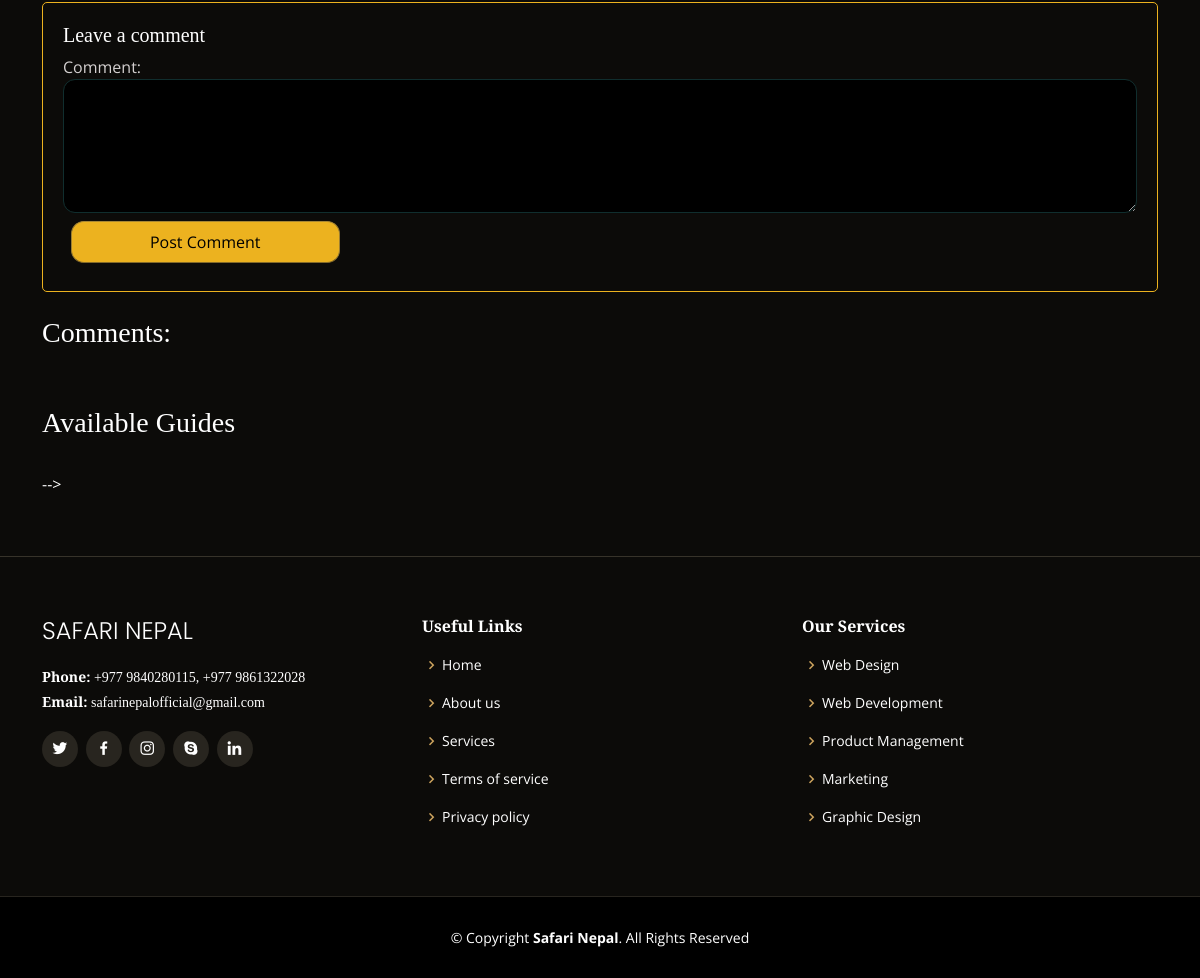
Before: /mainpage/4/ (signed in, lower part) with the older database file.
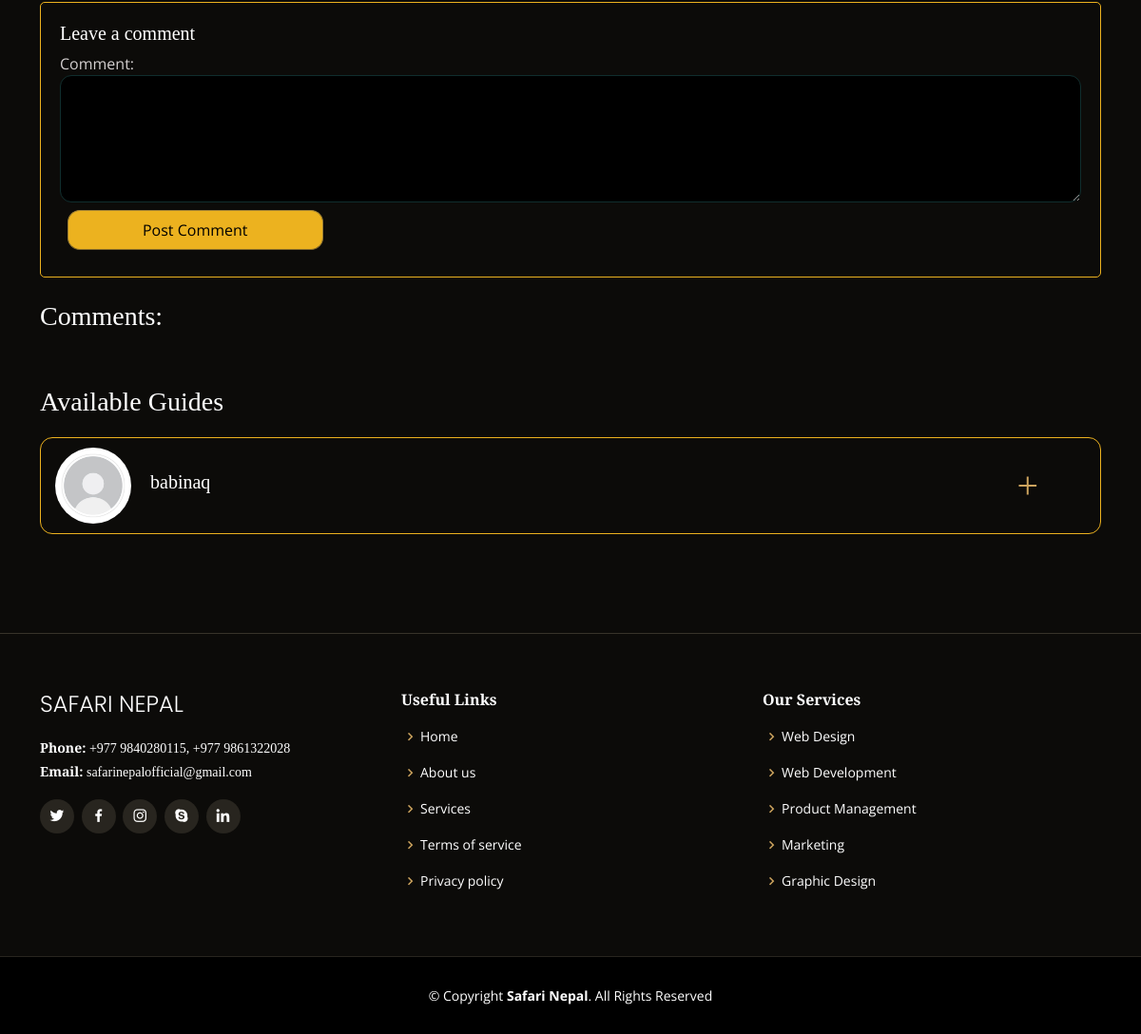
After: the same page with the newer database file.
### registration/models.py (models this page shows, shortened)
class Profile(models.Model):
    middle_name= models.CharField(max_length=20,null=True,blank=True)
    sex=models.CharField(max_length=10,choices=[('MALE','MALE'),('FEMALE','FEMALE')])
    age=models.IntegerField(null=False,blank=False)
    phone_number=models.CharField(max_length=15, blank=False, null = False)
    nationality=models.CharField(max_length=20,null=False,blank=False)
    user= models.OneToOneField(User,on_delete=models.CASCADE)
    profile_pic=models.ImageField(default = 'defaultpp.jpg', upload_to=content_file_name)
    place = models.ForeignKey(Places, on_delete=models.CASCADE, null=True, blank=True)
    is_guide=models.BooleanField(default=False)

### destination/views.py (the view, shortened to what this page needs)
# urls.py: path('<int:pk>/', views.placedetailview, name='placeview'),
@login_required
def placedetailview(request,pk):
    place=get_object_or_404(Places,id=pk)
    guide= Profile.objects.filter( place=pk)
    comment = request.POST.get('msg')
    if comment== None or len(comment)==0:
        data=Places.objects.get(id=pk)
        return render(request,'destination/place_view.html',{'data':data , 'guides':guide})

### destination/templates/destination/place_view.html (shortened to what this page needs)
{% extends "main.html" %}
{% block content %}
<section class="mycontainer">
  <div class="container commentcontainer" data-aos="fade-up">
    <div class="row">
      <div class=" col-12 mt-4">
        <form id="align-form" method="POST" class="commentform">
          <div class="form-group">
            <h4>Leave a comment</h4> <label for="message">Comment:</label> <textarea name="msg" id="msg" cols="30"
              rows="5" class="form-control"></textarea>
          </div>
          <div class="form-group "> <button type="submit" id="post" class="btn">Post Comment</button> </div>
        </form>
      </div>
      <div class="col-12 pb-4 pt-4">
        <h3>Comments:</h3>
      </div>
    </div>
    <div class="col-12 pb-4 pt-4">
      <h3>Available Guides</h3>
      </div> -->
      {% for guide in guides %}
      <div class="guideRow">
        <div class="guideTitle">
          <div class="guideImage">
            <img src="{{ guide.profile_pic.url }}" alt="" class="rounded-circle" width="80" height="80">
          </div>
          <div class="guideHeading">
            <h4>{{ guide.user.username }}</h4>
          </div>
        </div>
      </div>
      {% endfor %}
    </div>
</section>
{% endblock %}

### main/templates/main.html (shortened to what this page needs)
{% load static %}
<!DOCTYPE html>
<html lang="en">
    <head>
         <link rel="stylesheet" href="https://cdnjs.cloudflare.com/ajax/libs/font-awesome/4.7.0/css/font-awesome.min.css">
        <link href="{% static 'assets/vendor/animate.css/animate.min.css' %}" rel="stylesheet">
        <link href="{% static 'assets/vendor/aos/aos.css' %}" rel="stylesheet">
        <link href="{% static 'assets/vendor/bootstrap/css/bootstrap.min.css' %}" rel="stylesheet">
        <link href="{% static 'assets/vendor/bootstrap-icons/bootstrap-icons.css' %}" rel="stylesheet">
        <link href="{% static 'assets/vendor/boxicons/css/boxicons.min.css' %}" rel="stylesheet">
        <link href="{% static 'assets/vendor/glightbox/css/glightbox.min.css' %}" rel="stylesheet">
        <link href="{% static 'assets/vendor/swiper/swiper-bundle.min.css' %}" rel="stylesheet">
        <link href="{% static 'assets/css/style.css' %}" rel="stylesheet">
    </head>
    <body>
{% block content %}{% endblock content %}
<footer id="footer">
  <div class="footer-top">
    <div class="container">
      <div class="row">
        <div class="col-lg-4 col-md-6">
          <div class="footer-info">
            <h3>Safari Nepal</h3>
            <p>
              <strong>Phone:</strong> +977 9840280115, +977 9861322028<br>
              <strong>Email:</strong> safarinepalofficial@gmail.com<br>
            </p>
            <div class="social-links mt-3">
              <a href="#" class="twitter"><i class="bx bxl-twitter"></i></a>
              <a href="#" class="facebook"><i class="bx bxl-facebook"></i></a>
              <a href="#" class="instagram"><i class="bx bxl-instagram"></i></a>
              <a href="#" class="google-plus"><i class="bx bxl-skype"></i></a>
              <a href="#" class="linkedin"><i class="bx bxl-linkedin"></i></a>
            </div>
          </div>
        </div>
        <div class="col-lg-4 col-md-6 footer-links">
          <h4>Useful Links</h4>
          <ul>
            <li><i class="bx bx-chevron-right"></i> <a href="{% url 'placelist' %}">Home</a></li>
            <li><i class="bx bx-chevron-right"></i> <a href="#">About us</a></li>
            <li><i class="bx bx-chevron-right"></i> <a href="#">Services</a></li>
            <li><i class="bx bx-chevron-right"></i> <a href="#">Terms of service</a></li>
            <li><i class="bx bx-chevron-right"></i> <a href="#">Privacy policy</a></li>
          </ul>
        </div>
        <div class="col-lg-4 col-md-6 footer-links">
          <h4>Our Services</h4>
          <ul>
            <li><i class="bx bx-chevron-right"></i> <a href="#">Web Design</a></li>
            <li><i class="bx bx-chevron-right"></i> <a href="#">Web Development</a></li>
            <li><i class="bx bx-chevron-right"></i> <a href="#">Product Management</a></li>
            <li><i class="bx bx-chevron-right"></i> <a href="#">Marketing</a></li>
            <li><i class="bx bx-chevron-right"></i> <a href="#">Graphic Design</a></li>
          </ul>
        </div>
      </div>
    </div>
  </div>
  <div class="container">
    <div class="copyright">
      &copy; Copyright <strong><span>Safari Nepal</span></strong>. All Rights Reserved
    </div>
  </div>
</footer>
</body>
</html>

### static/assets/css/style.css (style rules this page uses)
body { font-family: "Open Sans", sans-serif; background: #0c0b09; color: #fff; }
a { color: #cda45e; text-decoration: none; }
h1, h2, h3, h4, h5, h6 { font-family: "Playfair Display", serif; }
section { padding: 60px 0; overflow: hidden; }
#footer { background: black; padding: 0 0 30px 0; color: #fff; font-size: 14px; }
#footer .footer-top { background: #0c0b09; border-top: 1px solid #37332a; border-bottom: 1px solid #28251f; padding: 60px 0 30px 0; }
#footer .footer-top .footer-info { margin-bottom: 30px; }
#footer .footer-top .footer-info h3 { font-size: 24px; margin: 0 0 20px 0; padding: 2px 0 2px 0; line-height: 1; font-weight: 300; text-transform: uppercase; font-family: "Poppins", sans-serif; }
#footer .footer-top .footer-info p { font-size: 14px; line-height: 24px; margin-bottom: 0; font-family: "Playfair Display", serif; color: #fff; }
#footer .footer-top .social-links a { font-size: 18px; display: inline-block; background: #28251f; color: #fff; line-height: 1; padding: 8px 0; margin-right: 4px; border-radius: 50%; text-align: center; width: 36px; height: 36px; transition: 0.3s; }
#footer .footer-top h4 { font-size: 16px; font-weight: 600; color: #fff; position: relative; padding-bottom: 12px; }
#footer .footer-top .footer-links { margin-bottom: 30px; }
#footer .footer-top .footer-links ul { list-style: none; padding: 0; margin: 0; }
#footer .footer-top .footer-links ul i { padding-right: 2px; color: #cda45e; font-size: 18px; line-height: 1; }
#footer .footer-top .footer-links ul li { padding: 10px 0; display: flex; align-items: center; }
#footer .footer-top .footer-links ul li:first-child { padding-top: 0; }
#footer .footer-top .footer-links ul a { color: #fff; transition: 0.3s; display: inline-block; line-height: 1; }
#footer .copyright { text-align: center; padding-top: 30px; }

### destination/templates/destination/place_view.html (style rules this page uses)
.commentcontainer { padding-top: 20px; }
.mycontainer { padding-top: 50px; }
#post { margin: 8px; padding: 8px; text-align: center; background-color: #ecb21f; border-color: #a88734 #9c7e31 #846a29; color: black; border-width: 1px; border-style: solid; border-radius: 13px; width: 25%; }
h4 { color: white; font-size: 20px; }
label { color: rgb(212, 208, 208) }
#align-form { margin-top: 20px }
.form-group input, .form-group textarea { background-color: black; border: 1px solid rgba(16, 46, 46, 1); border-radius: 12px; color: rgb(168, 167, 167); }
.commentform { border: 1px solid #ecb21f; border-radius: 5px; padding: 20px }
.guideRow { display: flex; flex-direction: column; border: 1px solid #ecb21f; border-radius: 13px; margin: 20px 0 20px 0; padding: 10px 15px; cursor: pointer; }
.guideTitle { display: flex; position: relative; ; }
.guideHeading { width: 100%; margin: 0 20px; display: flex; text-align: center; align-items: center; }
.guideHeading h4::before { content: '+'; position: absolute; color: #cda45e; top: 50%; right: 50px; font-size: 40px; transform: translateY(-50%); }

Changed rows visible on the page:
added Profile: profile_pic (placeholder picture), user.username "babinaq"
